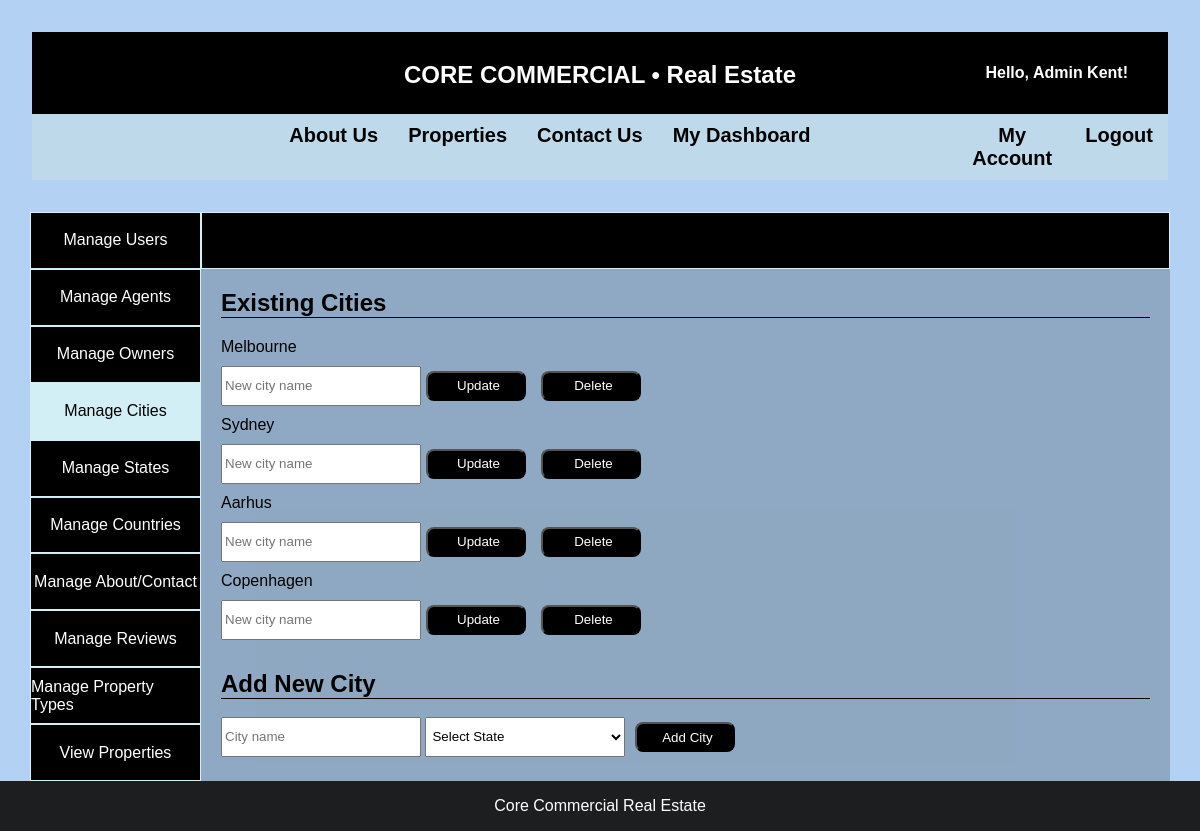
The app's page /admin/manage-cities.php (signed in) with its own data.
### tables this page shows
CREATE TABLE IF NOT EXISTS cities (
    id INT AUTO_INCREMENT PRIMARY KEY,
    name VARCHAR(100) NOT NULL,
    state_id INT NOT NULL,
    FOREIGN KEY (state_id) REFERENCES states(id) ON DELETE CASCADE
);

### includes/manage-places-functions.php (called while the page is built, shortened)
<?php
function getCities($pdo)
{
    $statement = $pdo->query("SELECT id, name FROM cities");
    return $statement->fetchAll(PDO::FETCH_ASSOC);
}

### admin/manage-cities.php (the view, shortened to what this page needs)
<?php
include '../includes/db.php';
include '../includes/manage-places-functions.php';
$cities = getCities($pdo);
?>
<!DOCTYPE html>
<html lang="en">
<head>
    <link rel="stylesheet" href="../assets/css/style.css">
</head>
<body>
    <div class="admin-dashboard">
        <header class="navbar">
            <nav class="nav-bar-container">
                <div class="nav-left">
                    <h1><a href="../index.php"><b>CORE COMMERCIAL</b> • Real Estate</a></h1>
                </div>
                <div class="nav-right">
                    <?php if (isset($_SESSION['user_id'])): ?>
                        <span id="greeting">Hello, <?php echo htmlspecialchars($_SESSION['name']); ?>!</span>
                    <?php endif; ?>
                </div>
            </nav>
            <nav class="nav-links">
                <ul>
                    <div class="centered-links">
                        <li><a href="../about.php">About Us</a></li>
                        <li><a href="../customer/properties.php">Properties</a></li>
                        <li><a href="../contact.php">Contact Us</a></li>
                        <li><a href="dashboard.php">My Dashboard</a></li>
                    </div>
                    <div class="right-hand-links">
                        <li><a href="../my_account.php">My Account</a></li>
                        <li><a href="../logout.php">Logout</a></li>
                    </div>
                </ul>
            </nav>
        </header>
        <main class="admin-overview">
            <div class="admin-menu">
                <div class="admin-button">
                    <a href="manage-users.php">Manage Users</a>
                </div>
                <div class="admin-button">
                    <a href="manage-agents.php">Manage Agents</a>
                </div>
                <div class="admin-button">
                    <a href="manage-owners.php">Manage Owners</a>
                </div>
                <div class="admin-button" style="background-color: #d3eff6;">
                    <a href="manage-cities.php" style="color: black">Manage Cities</a>
                </div>
                <div class="admin-button">
                    <a href="manage-states.php">Manage States</a>
                </div>
                <div class="admin-button">
                    <a href="manage-countries.php">Manage Countries</a>
                </div>
                <div class="admin-button">
                    <a href="manage-content.php">Manage About/Contact</a>
                </div>
                <div class="admin-button">
                    <a href="manage-reviews.php">Manage Reviews</a>
                </div>
                <div class="admin-button">
                    <a href="manage-property-types.php">Manage Property Types</a>
                </div>
                <div class="admin-button">
                    <a href="view-properties.php">View Properties</a>
                </div>
            </div>
            <div class="admin-stats">
                <div class="admin-title">
                </div>
                <div class="places-manage-content">
                    <h2>Existing Cities</h2>
                    <div class="places-list">
                        <?php foreach ($cities as $city): ?>
                            <div class="place-card">
                                <p><?php echo htmlspecialchars($city['name']); ?></p>
                                <div class="button-group">
                                    <form method="POST" action="manage-cities.php" class="update-form">
                                        <input type="text" name="new_city_name" placeholder="New city name" required>
                                        <button type="submit" name="update_city" class="location-button">Update</button>
                                    </form>
                                    <form method="POST" action="manage-cities.php" class="delete-form">
                                        <button type="submit" name="delete_city" class="location-button">Delete</button>
                                    </form>
                                </div>
                            </div>
                        <?php endforeach; ?>
                    </div>
                    <div class="add-place">
                        <h2>Add New City</h2><br>
                        <form method="POST" action="manage-cities.php">
                            <input type="text" name="city_name" placeholder="City name" required>
                            <select name="state_id" required>
                                <option value="">Select State</option>
                            </select>
                            <button type="submit" name="add_city" class="location-button">Add City</button>
                        </form>
                    </div>
                </div>
            </div>
        </main>
        <footer>
            <p>Core Commercial Real Estate</p>
        </footer>
    </div>
</body>
</html>

### assets/css/style.css (style rules this page uses)
* { margin: 0; padding: 0; box-sizing: border-box; }
html, body { height: 100%; width: 100%; overflow-x: hidden; display: flex; flex-direction: column; }
header { color: white; padding: 2rem; font-family: 'Lucida Sans', 'Lucida Sans Regular', 'Lucida Grande', 'Lucida Sans Unicode', Geneva, Verdana, sans-serif; text-align: center; width: 100%; z-index: 1; position: relative; }
nav ul { list-style: none; display: flex; padding: 1rem; font-size: 20px; }
nav ul li { margin: 0 1rem; }
nav ul li a { color: rgb(0, 0, 0); text-decoration: none; transition: color 0.3s; }
nav h1 { padding-bottom: 15px; padding-top: 19px; background-color: black; color: white; text-align: center; position: relative; }
.centered-links { display: flex; width: 90%; justify-content: center; padding-left: 10%; }
.right-hand-links { display: flex; flex-direction: row; }
#greeting { color: white; font-weight: bold; position: absolute; right: 20px; top: 50%; transform: translateY(-50%); white-space: nowrap; }
.nav-right { position: absolute; right: 20px; }
.nav-left h1 { margin: 0; font-size: 24px; text-align: center; }
.nav-left h1 a { color: #fff; text-decoration: none; }
.nav-links { background-color: rgba(191, 218, 233, 0.9); padding: 10px 0; text-align: center; }
.nav-links ul { margin: 0; padding: 0; list-style: none; }
.nav-links ul li { display: inline; margin: 0 15px; }
.nav-links ul li a { text-decoration: none; color: black; font-weight: bold; }
.nav-bar-container { display: flex; justify-content: center; align-items: center; background-color: #000; color: white; padding: 10px 0; position: relative; }
footer { background-color: rgba(24, 24, 24, 0.97); color: white; text-align: center; padding: 1rem; width: 100%; font-family: 'Lucida Sans', 'Lucida Sans Regular', 'Lucida Grande', 'Lucida Sans Unicode', Geneva, Verdana, sans-serif; }
.admin-dashboard { width: 100vw; height: 100vh; background: rgb(179, 210, 243); display: flex; flex-direction: column; justify-content: center; align-items: center; }
.admin-overview { display: flex; height: 86%; width: 95%; justify-content: space-between; background-color: rgba(0, 0, 0, 0.2); font-family: 'Lucida Sans', 'Lucida Sans Regular', 'Lucida Grande', 'Lucida Sans Unicode', Geneva, Verdana, sans-serif; overflow: hidden; }
.admin-menu { display: flex; flex-direction: column; height: 100%; width: 15%; background-color: rgb(0, 0, 0); }
.admin-button { display: flex; justify-content: center; align-items: center; border: 1px solid #d3eff6; background-color: black; color: white; height: 30%; width: 100%; transform: 0.3s ease; }
.admin-button a { color: white; text-decoration: none; display: block; width: 100%; height: 100%; display: flex; justify-content: center; align-items: center; }
.admin-stats { display: flex; flex-direction: column; width: 85%; height: 100%; overflow: hidden; }
.admin-title { display: flex; align-items: center; padding-left: 15%; width: 100%; height: 10%; border: 1px solid #d3eff6; background-color: black; color: white; }
.places-manage-content { display: flex; flex-direction: column; width: 100%; justify-content: space-evenly; padding: 20px; gap: 20px; height: calc(100% - 11.4%); overflow-y: scroll; }
.places-manage-content input, select { height: 40px; width: 200px; padding: 2px; }
.places-manage-content h2 { border-bottom: 1px solid black; }
.location-button { width: 100px; height: 30px; background-color: #000; color: white; border-radius: 8px; cursor: pointer; vertical-align: middle; padding-left: 5px; margin-left: 5px; }
.place-card { display: flex; flex-direction: column; gap: 10px; }
.button-group { display: flex; gap: 10px; padding-bottom: 10px; }
.update-form, .delete-form { display: flex; align-items: center; }

### records on screen
cities: name "Melbourne"
cities: name "Sydney"
cities: name "Aarhus"
cities: name "Copenhagen"

### other values on screen
$_SESSION['name'] "Admin Kent"
